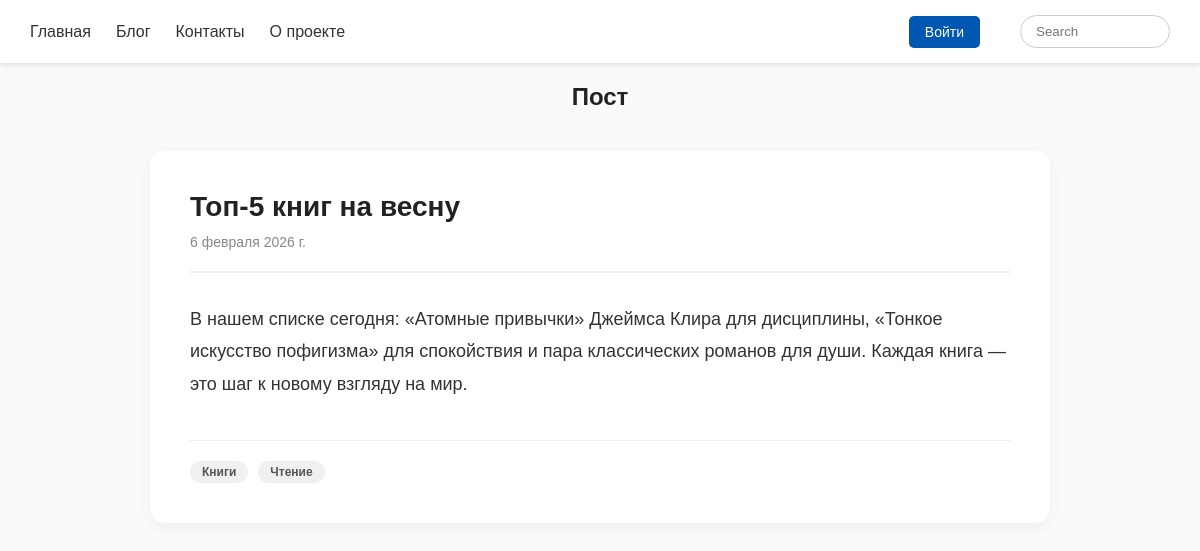
/posts/top-5-knig-na-vesnu, run on the app's committed database.
### blog/models.py (models this page shows, shortened)
class Post(models.Model):
    title = models.CharField(max_length=150)
    excerpt = models.CharField(max_length=400)
    date = models.DateField(auto_now=True)
    slug = models.SlugField(unique=True) # /first-past
    content = models.TextField()
    tags = models.ManyToManyField(Tag)

class Tag(models.Model):
    caption = models.CharField(max_length=20)

### blog/views.py (the view)
# urls.py: path('posts/<slug:slug>', views.post_detail, name="post-detail-page"),
def post_detail(request, slug):
    post = Post.objects.get(slug=slug)
    return render(request, "blog/post_detail.html", {
        "post": post
    })

### blog/templates/blog/post_detail.html
{% extends "base.html" %}
{% block content %}
<section class="post-detail">
    <h1 class="main-title post-detail-title">Пост</h1>
    <article class="full-post">
        <header class="full-post-header">
            <h2 class="full-post-title">{{ post.title }}</h2>
            <span class="full-post-date">{{ post.date }}</span>
        </header>
        <div class="full-post-content">
            {{ post.content }}
        </div>
        <footer class="full-post-footer">
            <div class="full-post-tags">
                {% for tag in post.tags.all %}
                    <strong class="full-post-tag">{{ tag.caption }}</strong>
                {% endfor %}
            </div>
        </footer>
    </article>
</section>
{% endblock %}

### static/app.css (style rules this page uses)
body { margin: 0; background-color: #fafafa; color: #000000; font-family: "Ubuntu", sans-serif; font-weight: 400; font-style: normal; }
.main-title { font-family: sans-serif; color: #222; text-align: center; margin-bottom: 40px; }
.post-detail { max-width: 900px; margin: 0 auto 50px; font-family: sans-serif; }
.full-post { background-color: #ffffff; padding: 40px; border-radius: 15px; box-shadow: 0 4px 15px rgba(0,0,0,0.05); }
.full-post-header { border-bottom: 2px solid #f0f0f0; margin-bottom: 30px; padding-bottom: 20px; }
.full-post-title { font-size: 28px; color: #222; margin: 0 0 10px 0; }
.full-post-date { color: #888; font-size: 14px; }
.full-post-content { font-size: 18px; line-height: 1.8; color: #333; margin-bottom: 40px; }
.full-post-footer { border-top: 1px solid #eee; padding-top: 20px; }
.full-post-tags { display: flex; gap: 10px; flex-wrap: wrap; }
.full-post-tag { background-color: #f0f0f0; color: #555; padding: 4px 12px; border-radius: 15px; font-size: 12px; margin: 0; }

### data on the page
Post: title "Топ-5 книг на весну", date "6 февраля 2026 г.", content "В нашем списке сегодня: «Атомные привычки» Джеймса Клира для дисциплины, «Тонкое искусство пофигизма» для спокойствия и пара классических романов для души. Каждая книга — это шаг к новому взгляду на мир."
Tag: caption "Книги"
Tag: caption "Чтение"
